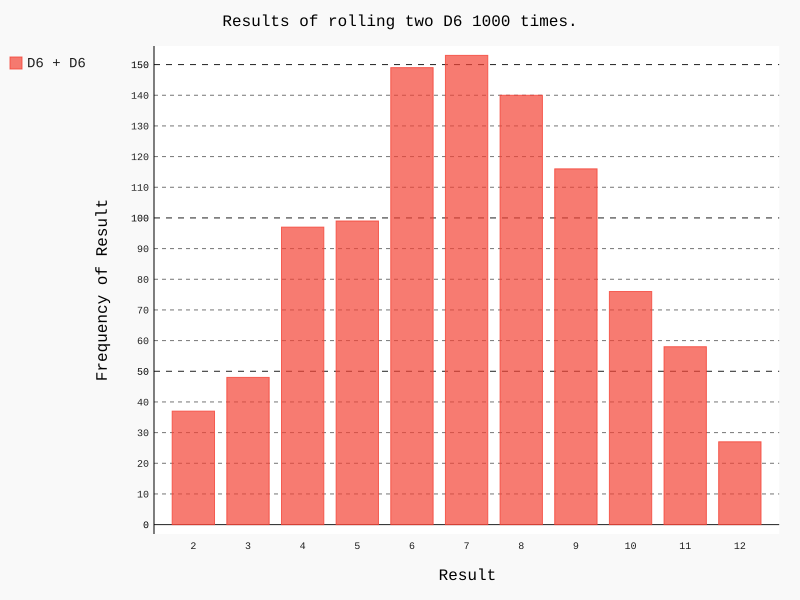

This chart was generated by the following Python code:
# -*- coding: utf-8 -*-
"""xxxxx"""
__author__ = 'Huang Lun'
import pygal
from die_class import Die

# 创建两个D6
die_1 = Die()
die_2 = Die()

# 掷骰子多次，并将结果存储到一个列表中
results = []
for roll_num in range(1000):
    result = die_1.roll() + die_2.roll()
    results.append(result)

# 分析结果
max_result = die_1.num_sides + die_2.num_sides
frequencies = [results.count(value) for value in range(2, max_result+1)]

# 对结果进行可视化
hist = pygal.Bar()

hist.title = 'Results of rolling two D6 1000 times.'
hist.x_labels = [str(i) for i in range(2, max_result+1)]
hist.x_title = 'Result'
hist.y_title = 'Frequency of Result'

hist.add('D6 + D6', frequencies)
hist.render_to_file('dice_visual.svg')
